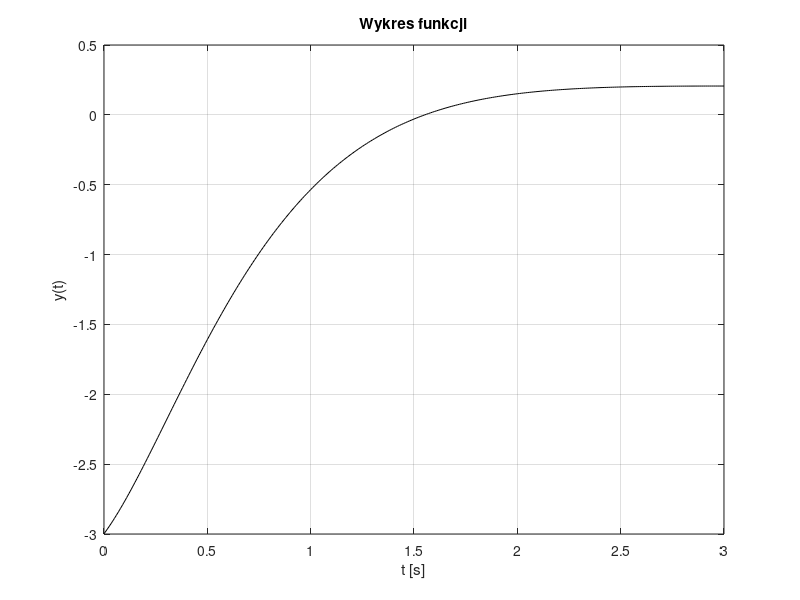

The MATLAB script that drew this image:
clear
close all
t = [0:0.01:3];
y = 0.2 + 5.441 .* exp(-2*t) .* cos(t + 126*pi/180);
id1 = figure(1)
plot(t,y,'k-')
xlabel('t [s]')
ylabel('y(t)')
title('Wykres funkcji')
grid on